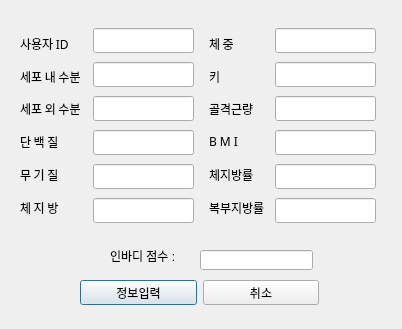
<?xml version="1.0" encoding="UTF-8"?>
<ui version="4.0">
 <class>inbody_Dialog</class>
 <widget class="QDialog" name="inbody_Dialog">
  <property name="geometry">
   <rect>
    <x>0</x>
    <y>0</y>
    <width>402</width>
    <height>329</height>
   </rect>
  </property>
  <property name="windowTitle">
   <string>Dialog</string>
  </property>
  <widget class="QWidget" name="layoutWidget">
   <property name="geometry">
    <rect>
     <x>209</x>
     <y>30</y>
     <width>62</width>
     <height>191</height>
    </rect>
   </property>
   <layout class="QVBoxLayout" name="verticalLayout_3">
    <item>
     <widget class="QLabel" name="label_12">
      <property name="font">
       <font>
        <family>나눔바른고딕</family>
       </font>
      </property>
      <property name="text">
       <string>체 중</string>
      </property>
     </widget>
    </item>
    <item>
     <widget class="QLabel" name="label_7">
      <property name="font">
       <font>
        <family>나눔바른고딕</family>
       </font>
      </property>
      <property name="text">
       <string>키</string>
      </property>
     </widget>
    </item>
    <item>
     <widget class="QLabel" name="label_8">
      <property name="font">
       <font>
        <family>나눔바른고딕</family>
       </font>
      </property>
      <property name="text">
       <string>골격근량</string>
      </property>
     </widget>
    </item>
    <item>
     <widget class="QLabel" name="label_9">
      <property name="font">
       <font>
        <family>나눔바른고딕</family>
       </font>
      </property>
      <property name="text">
       <string>B M I</string>
      </property>
     </widget>
    </item>
    <item>
     <widget class="QLabel" name="label_10">
      <property name="font">
       <font>
        <family>나눔바른고딕</family>
       </font>
      </property>
      <property name="text">
       <string>체지방률</string>
      </property>
     </widget>
    </item>
    <item>
     <widget class="QLabel" name="label_11">
      <property name="font">
       <font>
        <family>나눔바른고딕</family>
       </font>
      </property>
      <property name="text">
       <string>복부지방률</string>
      </property>
     </widget>
    </item>
   </layout>
  </widget>
  <widget class="QWidget" name="layoutWidget_2">
   <property name="geometry">
    <rect>
     <x>80</x>
     <y>280</y>
     <width>239</width>
     <height>25</height>
    </rect>
   </property>
   <layout class="QHBoxLayout" name="horizontalLayout">
    <item>
     <widget class="QPushButton" name="pushButton">
      <property name="text">
       <string>정보입력</string>
      </property>
     </widget>
    </item>
    <item>
     <widget class="QPushButton" name="pushButton_2">
      <property name="text">
       <string>취소</string>
      </property>
     </widget>
    </item>
   </layout>
  </widget>
  <widget class="QWidget" name="layoutWidget_3">
   <property name="geometry">
    <rect>
     <x>93</x>
     <y>25</y>
     <width>101</width>
     <height>201</height>
    </rect>
   </property>
   <layout class="QVBoxLayout" name="verticalLayout_2">
    <item>
     <widget class="QLineEdit" name="user_id">
      <property name="font">
       <font>
        <family>나눔바른고딕</family>
        <weight>75</weight>
        <bold>true</bold>
       </font>
      </property>
      <property name="maxLength">
       <number>100</number>
      </property>
     </widget>
    </item>
    <item>
     <widget class="QLineEdit" name="user_id_2">
      <property name="font">
       <font>
        <family>나눔바른고딕</family>
        <weight>75</weight>
        <bold>true</bold>
       </font>
      </property>
      <property name="maxLength">
       <number>100</number>
      </property>
     </widget>
    </item>
    <item>
     <widget class="QLineEdit" name="user_id_3">
      <property name="font">
       <font>
        <family>나눔바른고딕</family>
        <weight>75</weight>
        <bold>true</bold>
       </font>
      </property>
      <property name="maxLength">
       <number>100</number>
      </property>
     </widget>
    </item>
    <item>
     <widget class="QLineEdit" name="user_id_4">
      <property name="font">
       <font>
        <family>나눔바른고딕</family>
        <weight>75</weight>
        <bold>true</bold>
       </font>
      </property>
      <property name="maxLength">
       <number>100</number>
      </property>
     </widget>
    </item>
    <item>
     <widget class="QLineEdit" name="user_id_5">
      <property name="font">
       <font>
        <family>나눔바른고딕</family>
        <weight>75</weight>
        <bold>true</bold>
       </font>
      </property>
      <property name="maxLength">
       <number>100</number>
      </property>
     </widget>
    </item>
    <item>
     <widget class="QLineEdit" name="user_id_6">
      <property name="font">
       <font>
        <family>나눔바른고딕</family>
        <weight>75</weight>
        <bold>true</bold>
       </font>
      </property>
      <property name="maxLength">
       <number>100</number>
      </property>
     </widget>
    </item>
   </layout>
  </widget>
  <widget class="QWidget" name="layoutWidget_4">
   <property name="geometry">
    <rect>
     <x>275</x>
     <y>25</y>
     <width>101</width>
     <height>201</height>
    </rect>
   </property>
   <layout class="QVBoxLayout" name="verticalLayout_4">
    <item>
     <widget class="QLineEdit" name="user_id_7">
      <property name="font">
       <font>
        <family>나눔바른고딕</family>
        <weight>75</weight>
        <bold>true</bold>
       </font>
      </property>
      <property name="maxLength">
       <number>100</number>
      </property>
     </widget>
    </item>
    <item>
     <widget class="QLineEdit" name="user_id_8">
      <property name="font">
       <font>
        <family>나눔바른고딕</family>
        <weight>75</weight>
        <bold>true</bold>
       </font>
      </property>
      <property name="maxLength">
       <number>100</number>
      </property>
     </widget>
    </item>
    <item>
     <widget class="QLineEdit" name="user_id_9">
      <property name="font">
       <font>
        <family>나눔바른고딕</family>
        <weight>75</weight>
        <bold>true</bold>
       </font>
      </property>
      <property name="text">
       <string/>
      </property>
      <property name="maxLength">
       <number>100</number>
      </property>
     </widget>
    </item>
    <item>
     <widget class="QLineEdit" name="user_id_10">
      <property name="font">
       <font>
        <family>나눔바른고딕</family>
        <weight>75</weight>
        <bold>true</bold>
       </font>
      </property>
      <property name="text">
       <string/>
      </property>
      <property name="maxLength">
       <number>100</number>
      </property>
     </widget>
    </item>
    <item>
     <widget class="QLineEdit" name="user_id_11">
      <property name="font">
       <font>
        <family>나눔바른고딕</family>
        <weight>75</weight>
        <bold>true</bold>
       </font>
      </property>
      <property name="text">
       <string/>
      </property>
      <property name="maxLength">
       <number>100</number>
      </property>
     </widget>
    </item>
    <item>
     <widget class="QLineEdit" name="user_id_12">
      <property name="font">
       <font>
        <family>나눔바른고딕</family>
        <weight>75</weight>
        <bold>true</bold>
       </font>
      </property>
      <property name="text">
       <string/>
      </property>
      <property name="maxLength">
       <number>100</number>
      </property>
     </widget>
    </item>
   </layout>
  </widget>
  <widget class="QWidget" name="layoutWidget_5">
   <property name="geometry">
    <rect>
     <x>20</x>
     <y>30</y>
     <width>70</width>
     <height>191</height>
    </rect>
   </property>
   <layout class="QVBoxLayout" name="verticalLayout">
    <item>
     <widget class="QLabel" name="label">
      <property name="font">
       <font>
        <family>나눔바른고딕</family>
       </font>
      </property>
      <property name="text">
       <string>사용자 ID</string>
      </property>
     </widget>
    </item>
    <item>
     <widget class="QLabel" name="label_2">
      <property name="font">
       <font>
        <family>나눔바른고딕</family>
       </font>
      </property>
      <property name="text">
       <string>세포 내 수분</string>
      </property>
     </widget>
    </item>
    <item>
     <widget class="QLabel" name="label_3">
      <property name="font">
       <font>
        <family>나눔바른고딕</family>
       </font>
      </property>
      <property name="text">
       <string>세포 외 수분</string>
      </property>
     </widget>
    </item>
    <item>
     <widget class="QLabel" name="label_4">
      <property name="font">
       <font>
        <family>나눔바른고딕</family>
       </font>
      </property>
      <property name="text">
       <string>단 백 질</string>
      </property>
     </widget>
    </item>
    <item>
     <widget class="QLabel" name="label_5">
      <property name="font">
       <font>
        <family>나눔바른고딕</family>
       </font>
      </property>
      <property name="text">
       <string>무 기 질</string>
      </property>
     </widget>
    </item>
    <item>
     <widget class="QLabel" name="label_6">
      <property name="font">
       <font>
        <family>나눔바른고딕</family>
       </font>
      </property>
      <property name="text">
       <string>체 지 방</string>
      </property>
     </widget>
    </item>
   </layout>
  </widget>
  <widget class="QLabel" name="label_13">
   <property name="geometry">
    <rect>
     <x>110</x>
     <y>250</y>
     <width>80</width>
     <height>12</height>
    </rect>
   </property>
   <property name="text">
    <string>인바디 점수 : </string>
   </property>
  </widget>
  <widget class="QLineEdit" name="inbody_lineEdit">
   <property name="geometry">
    <rect>
     <x>200</x>
     <y>250</y>
     <width>113</width>
     <height>20</height>
    </rect>
   </property>
  </widget>
 </widget>
 <resources/>
 <connections/>
</ui>
